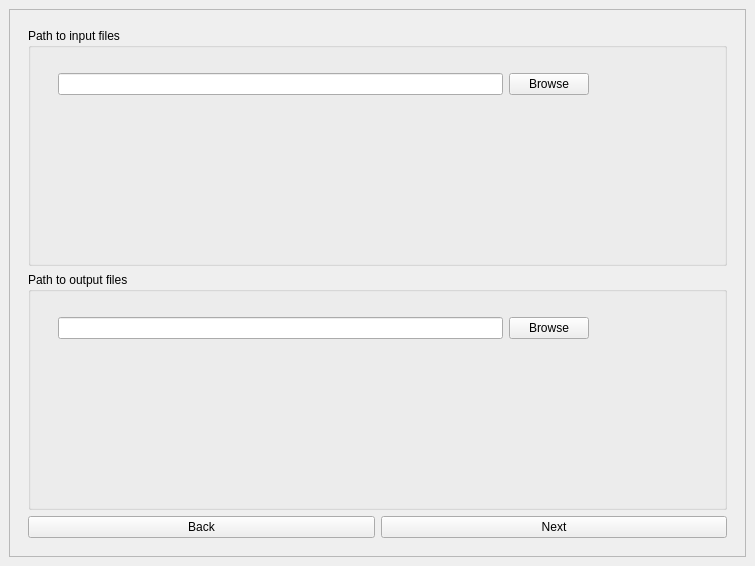
<?xml version="1.0" encoding="UTF-8"?>
<ui version="4.0">
 <class>MainWindow</class>
 <widget class="QMainWindow" name="MainWindow">
  <property name="geometry">
   <rect>
    <x>0</x>
    <y>0</y>
    <width>755</width>
    <height>566</height>
   </rect>
  </property>
  <property name="windowTitle">
   <string>MainWindow</string>
  </property>
  <widget class="QWidget" name="centralwidget">
   <layout class="QGridLayout" name="gridLayout">
    <item row="0" column="0">
     <widget class="QFrame" name="frame1">
      <property name="frameShape">
       <enum>QFrame::StyledPanel</enum>
      </property>
      <property name="frameShadow">
       <enum>QFrame::Raised</enum>
      </property>
      <layout class="QGridLayout" name="gridLayout_2">
       <item row="0" column="0">
        <widget class="QStackedWidget" name="stackedWidget">
         <property name="currentIndex">
          <number>1</number>
         </property>
         <widget class="QWidget" name="page1">
          <layout class="QGridLayout" name="gridLayout_3">
           <item row="0" column="0">
            <layout class="QFormLayout" name="formLayout">
             <item row="0" column="0">
              <layout class="QHBoxLayout" name="horizontalLayout_4">
               <item>
                <widget class="QLabel" name="label">
                 <property name="text">
                  <string>Area of Interest</string>
                 </property>
                </widget>
               </item>
               <item>
                <widget class="QLineEdit" name="le_AreaOfInt"/>
               </item>
               <item>
                <widget class="QLabel" name="p1blank1">
                 <property name="text">
                  <string>&lt;html&gt;&lt;head/&gt;&lt;body&gt;&lt;p&gt;&lt;span style=&quot; font-size:12pt; color:#ff0000;&quot;&gt;Field cannot be left blank&lt;/span&gt;&lt;/p&gt;&lt;/body&gt;&lt;/html&gt;</string>
                 </property>
                </widget>
               </item>
              </layout>
             </item>
             <item row="1" column="0">
              <layout class="QHBoxLayout" name="horizontalLayout_5">
               <item>
                <widget class="QLabel" name="label_8">
                 <property name="text">
                  <string>No of Spatial Units</string>
                 </property>
                </widget>
               </item>
               <item>
                <widget class="QLineEdit" name="le_SpUnits"/>
               </item>
               <item>
                <widget class="QLabel" name="p1blank2">
                 <property name="text">
                  <string>&lt;html&gt;&lt;head/&gt;&lt;body&gt;&lt;p&gt;&lt;span style=&quot; font-size:12pt; color:#ff0000;&quot;&gt;Field cannot be left blank&lt;/span&gt;&lt;/p&gt;&lt;/body&gt;&lt;/html&gt;</string>
                 </property>
                </widget>
               </item>
              </layout>
             </item>
             <item row="2" column="0">
              <layout class="QHBoxLayout" name="horizontalLayout_6">
               <item>
                <widget class="QLabel" name="label_9">
                 <property name="text">
                  <string>No of Time Units</string>
                 </property>
                </widget>
               </item>
               <item>
                <widget class="QLineEdit" name="le_TimeUnits"/>
               </item>
               <item>
                <widget class="QLabel" name="p1blank3">
                 <property name="text">
                  <string>&lt;html&gt;&lt;head/&gt;&lt;body&gt;&lt;p&gt;&lt;span style=&quot; font-size:12pt; color:#ff0000;&quot;&gt;Field cannot be left blank&lt;/span&gt;&lt;/p&gt;&lt;/body&gt;&lt;/html&gt;</string>
                 </property>
                </widget>
               </item>
              </layout>
             </item>
             <item row="3" column="0">
              <layout class="QHBoxLayout" name="horizontalLayout_7">
               <item>
                <widget class="QLabel" name="label_10">
                 <property name="text">
                  <string>Start Year</string>
                 </property>
                </widget>
               </item>
               <item>
                <widget class="QLineEdit" name="le_StartYear"/>
               </item>
               <item>
                <widget class="QLabel" name="p1blank4">
                 <property name="text">
                  <string>&lt;html&gt;&lt;head/&gt;&lt;body&gt;&lt;p&gt;&lt;span style=&quot; font-size:12pt; color:#ff0000;&quot;&gt;Field cannot be left blank&lt;/span&gt;&lt;/p&gt;&lt;/body&gt;&lt;/html&gt;</string>
                 </property>
                </widget>
               </item>
              </layout>
             </item>
             <item row="4" column="0">
              <layout class="QHBoxLayout" name="horizontalLayout_8">
               <item>
                <widget class="QLabel" name="label_11">
                 <property name="text">
                  <string>End Year</string>
                 </property>
                </widget>
               </item>
               <item>
                <widget class="QLineEdit" name="le_EndYear"/>
               </item>
               <item>
                <widget class="QLabel" name="p1blank5">
                 <property name="text">
                  <string>&lt;html&gt;&lt;head/&gt;&lt;body&gt;&lt;p&gt;&lt;span style=&quot; font-size:12pt; color:#ff0000;&quot;&gt;Field cannot be left blank&lt;/span&gt;&lt;/p&gt;&lt;/body&gt;&lt;/html&gt;</string>
                 </property>
                </widget>
               </item>
              </layout>
             </item>
            </layout>
           </item>
           <item row="1" column="1">
            <widget class="QPushButton" name="btn_Next1">
             <property name="text">
              <string>Next</string>
             </property>
            </widget>
           </item>
          </layout>
          <zorder>layoutWidget</zorder>
          <zorder>btn_Next1</zorder>
         </widget>
         <widget class="QWidget" name="page3">
          <layout class="QGridLayout" name="gridLayout_4">
           <item row="0" column="0" colspan="2">
            <widget class="QGroupBox" name="groupBox">
             <property name="title">
              <string>Path to input files</string>
             </property>
             <widget class="QWidget" name="layoutWidget">
              <property name="geometry">
               <rect>
                <x>30</x>
                <y>40</y>
                <width>531</width>
                <height>33</height>
               </rect>
              </property>
              <layout class="QHBoxLayout" name="horizontalLayout">
               <item>
                <widget class="QLineEdit" name="le_InputFile"/>
               </item>
               <item>
                <widget class="QPushButton" name="btn_BrowseIn">
                 <property name="text">
                  <string>Browse</string>
                 </property>
                </widget>
               </item>
              </layout>
             </widget>
            </widget>
           </item>
           <item row="1" column="0" colspan="2">
            <widget class="QGroupBox" name="groupBox_2">
             <property name="title">
              <string>Path to output files</string>
             </property>
             <widget class="QWidget" name="layoutWidget_5">
              <property name="geometry">
               <rect>
                <x>30</x>
                <y>40</y>
                <width>531</width>
                <height>33</height>
               </rect>
              </property>
              <layout class="QHBoxLayout" name="horizontalLayout_2">
               <item>
                <widget class="QLineEdit" name="le_OutputFile"/>
               </item>
               <item>
                <widget class="QPushButton" name="btn_BrowseOut">
                 <property name="text">
                  <string>Browse</string>
                 </property>
                </widget>
               </item>
              </layout>
             </widget>
            </widget>
           </item>
           <item row="2" column="0">
            <widget class="QPushButton" name="btn_Back1">
             <property name="text">
              <string>Back</string>
             </property>
            </widget>
           </item>
           <item row="2" column="1">
            <widget class="QPushButton" name="btn_Next2">
             <property name="text">
              <string>Next</string>
             </property>
            </widget>
           </item>
          </layout>
         </widget>
         <widget class="QWidget" name="page2">
          <layout class="QGridLayout" name="gridLayout_5">
           <item row="0" column="0" colspan="2">
            <widget class="QGroupBox" name="groupBox_3">
             <property name="title">
              <string>Preferred mode of Input for Spatial Neighbours</string>
             </property>
             <widget class="QRadioButton" name="radio_Shapefile">
              <property name="geometry">
               <rect>
                <x>20</x>
                <y>40</y>
                <width>97</width>
                <height>18</height>
               </rect>
              </property>
              <property name="text">
               <string>Shapefile</string>
              </property>
             </widget>
             <widget class="QRadioButton" name="radio_Point">
              <property name="geometry">
               <rect>
                <x>20</x>
                <y>70</y>
                <width>97</width>
                <height>18</height>
               </rect>
              </property>
              <property name="text">
               <string>Point Data</string>
              </property>
             </widget>
             <widget class="QRadioButton" name="radio_Manual">
              <property name="geometry">
               <rect>
                <x>20</x>
                <y>100</y>
                <width>97</width>
                <height>18</height>
               </rect>
              </property>
              <property name="text">
               <string>Manual</string>
              </property>
             </widget>
             <widget class="QWidget" name="layoutWidget">
              <property name="geometry">
               <rect>
                <x>20</x>
                <y>140</y>
                <width>551</width>
                <height>56</height>
               </rect>
              </property>
              <layout class="QVBoxLayout" name="verticalLayout_3">
               <item>
                <widget class="QLabel" name="label_12">
                 <property name="text">
                  <string>Path to corresponding file</string>
                 </property>
                </widget>
               </item>
               <item>
                <layout class="QHBoxLayout" name="horizontalLayout_3">
                 <item>
                  <widget class="QLineEdit" name="le_SpNeighbor"/>
                 </item>
                 <item>
                  <widget class="QPushButton" name="btn_BrowseNbh">
                   <property name="text">
                    <string>Browse</string>
                   </property>
                  </widget>
                 </item>
                </layout>
               </item>
              </layout>
             </widget>
            </widget>
           </item>
           <item row="1" column="0">
            <widget class="QPushButton" name="btn_Back2">
             <property name="text">
              <string>Back</string>
             </property>
            </widget>
           </item>
           <item row="1" column="1">
            <widget class="QPushButton" name="btn_Start">
             <property name="text">
              <string>Start MiSTIC</string>
             </property>
             <property name="autoDefault">
              <bool>false</bool>
             </property>
             <property name="default">
              <bool>true</bool>
             </property>
             <property name="flat">
              <bool>false</bool>
             </property>
            </widget>
           </item>
          </layout>
         </widget>
         <widget class="QWidget" name="page4">
          <layout class="QGridLayout" name="gridLayout_6">
           <item row="0" column="0">
            <layout class="QHBoxLayout" name="horizontalLayout_13">
             <item>
              <widget class="QLabel" name="label_6">
               <property name="text">
                <string>Initial threshold frequency</string>
               </property>
              </widget>
             </item>
             <item>
              <widget class="QLineEdit" name="le_itf"/>
             </item>
             <item>
              <widget class="QLabel" name="p4blank5">
               <property name="text">
                <string>&lt;html&gt;&lt;head/&gt;&lt;body&gt;&lt;p&gt;( Default is 0 )&lt;/p&gt;&lt;/body&gt;&lt;/html&gt;</string>
               </property>
              </widget>
             </item>
            </layout>
           </item>
           <item row="1" column="0">
            <widget class="QRadioButton" name="radio_Cc">
             <property name="text">
              <string>CC Only</string>
             </property>
            </widget>
           </item>
           <item row="2" column="0">
            <widget class="QRadioButton" name="radio_Cr">
             <property name="text">
              <string>CR Only</string>
             </property>
            </widget>
           </item>
           <item row="3" column="0">
            <widget class="QRadioButton" name="radio_Both">
             <property name="text">
              <string>Both CC &amp;&amp; CR</string>
             </property>
            </widget>
           </item>
           <item row="4" column="0">
            <layout class="QHBoxLayout" name="horizontalLayout_9">
             <item>
              <widget class="QLabel" name="label_2">
               <property name="text">
                <string>Minimum Support</string>
               </property>
              </widget>
             </item>
             <item>
              <widget class="QLineEdit" name="le_MinSup"/>
             </item>
             <item>
              <widget class="QLabel" name="p4blank1">
               <property name="text">
                <string>&lt;html&gt;&lt;head/&gt;&lt;body&gt;&lt;p&gt;&lt;span style=&quot; font-size:12pt; color:#ff0000;&quot;&gt;Field cannot be left blank&lt;/span&gt;&lt;/p&gt;&lt;/body&gt;&lt;/html&gt;</string>
               </property>
              </widget>
             </item>
            </layout>
           </item>
           <item row="5" column="0">
            <layout class="QHBoxLayout" name="horizontalLayout_10">
             <item>
              <widget class="QLabel" name="label_3">
               <property name="text">
                <string>CR Radius</string>
               </property>
              </widget>
             </item>
             <item>
              <widget class="QLineEdit" name="le_CrRadius"/>
             </item>
             <item>
              <widget class="QLabel" name="p4blank4">
               <property name="text">
                <string>&lt;html&gt;&lt;head/&gt;&lt;body&gt;&lt;p&gt;&lt;span style=&quot; font-size:12pt; color:#ff0000;&quot;&gt;Field cannot be left blank&lt;/span&gt;&lt;/p&gt;&lt;/body&gt;&lt;/html&gt;</string>
               </property>
              </widget>
             </item>
            </layout>
           </item>
           <item row="6" column="0">
            <layout class="QHBoxLayout" name="horizontalLayout_11">
             <item>
              <widget class="QLabel" name="label_4">
               <property name="text">
                <string>Max Prune</string>
               </property>
              </widget>
             </item>
             <item>
              <widget class="QLineEdit" name="le_MaxPrune"/>
             </item>
             <item>
              <widget class="QLabel" name="p4blank2">
               <property name="text">
                <string>&lt;html&gt;&lt;head/&gt;&lt;body&gt;&lt;p&gt;&lt;span style=&quot; font-size:12pt; color:#ff0000;&quot;&gt;Field cannot be left blank&lt;/span&gt;&lt;/p&gt;&lt;/body&gt;&lt;/html&gt;</string>
               </property>
              </widget>
             </item>
            </layout>
           </item>
           <item row="7" column="0">
            <layout class="QHBoxLayout" name="horizontalLayout_12">
             <item>
              <widget class="QLabel" name="label_5">
               <property name="text">
                <string>Min Frequency</string>
               </property>
              </widget>
             </item>
             <item>
              <widget class="QLineEdit" name="le_MinFreq"/>
             </item>
             <item>
              <widget class="QLabel" name="p4blank3">
               <property name="text">
                <string>&lt;html&gt;&lt;head/&gt;&lt;body&gt;&lt;p&gt;&lt;span style=&quot; font-size:12pt; color:#ff0000;&quot;&gt;Field cannot be left blank&lt;/span&gt;&lt;/p&gt;&lt;/body&gt;&lt;/html&gt;</string>
               </property>
              </widget>
             </item>
            </layout>
           </item>
           <item row="8" column="1">
            <widget class="QPushButton" name="btn_Back3">
             <property name="text">
              <string>Back</string>
             </property>
            </widget>
           </item>
           <item row="8" column="2">
            <widget class="QPushButton" name="btn_Next3">
             <property name="text">
              <string>Next</string>
             </property>
            </widget>
           </item>
          </layout>
         </widget>
        </widget>
       </item>
      </layout>
     </widget>
    </item>
   </layout>
  </widget>
 </widget>
 <tabstops>
  <tabstop>le_AreaOfInt</tabstop>
  <tabstop>le_SpUnits</tabstop>
  <tabstop>le_TimeUnits</tabstop>
  <tabstop>le_StartYear</tabstop>
  <tabstop>le_EndYear</tabstop>
  <tabstop>btn_Next1</tabstop>
  <tabstop>radio_Shapefile</tabstop>
  <tabstop>radio_Point</tabstop>
  <tabstop>radio_Manual</tabstop>
  <tabstop>le_SpNeighbor</tabstop>
  <tabstop>btn_BrowseNbh</tabstop>
  <tabstop>btn_Back2</tabstop>
  <tabstop>le_InputFile</tabstop>
  <tabstop>btn_BrowseIn</tabstop>
  <tabstop>le_OutputFile</tabstop>
  <tabstop>btn_BrowseOut</tabstop>
  <tabstop>btn_Back1</tabstop>
 </tabstops>
 <resources/>
 <connections/>
</ui>
